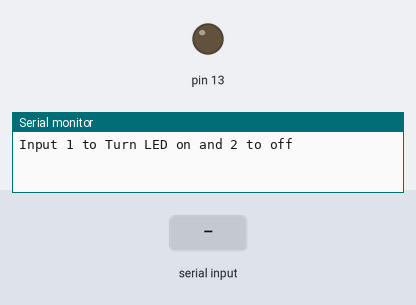
Recording of a sketch running on a simulated Arduino Uno, built with avr-gcc and run on an emulated ATmega328P. On the bench: output pins drawn as LEDs (lit = HIGH), the last lines printed to the serial monitor. Inputs (shaded band) come from the test bench.

Above: at 1.2 s.
1.3 s: "1\n" received over Serial
At 2.5 s:
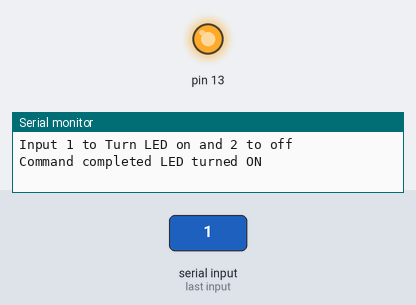
2.8 s: "2\n" received over Serial
At 3.6 s:
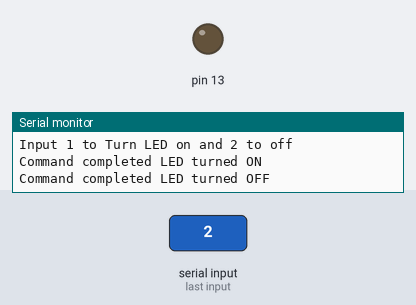
Timing chart, 0 to 5.8 s (numbered marks = the images above; inputs shaded):
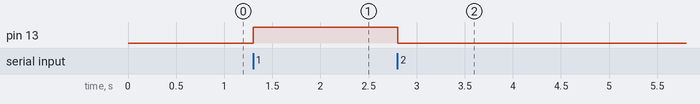

Measured:
- after the input at 1.3 s, pin 13: LOW → HIGH at once
- after the input at 2.8 s, pin 13: HIGH → LOW at once

The sketch:

blink_via_serial.ino
```cpp
void setup()
{
  pinMode(13, OUTPUT);
  Serial.begin(11250);
  while (!Serial);
  Serial.println("Input 1 to Turn LED on and 2 to off");
}

void loop()
{
  if (Serial.available())
  {
    int state = Serial.parseInt();
    if (state == 1)
    {
     digitalWrite(13, HIGH);
     Serial.println("Command completed LED turned ON");
    }
    if (state == 2)
    {
     digitalWrite(13, LOW);
     Serial.println("Command completed LED turned OFF");
    }
  }
}
```
